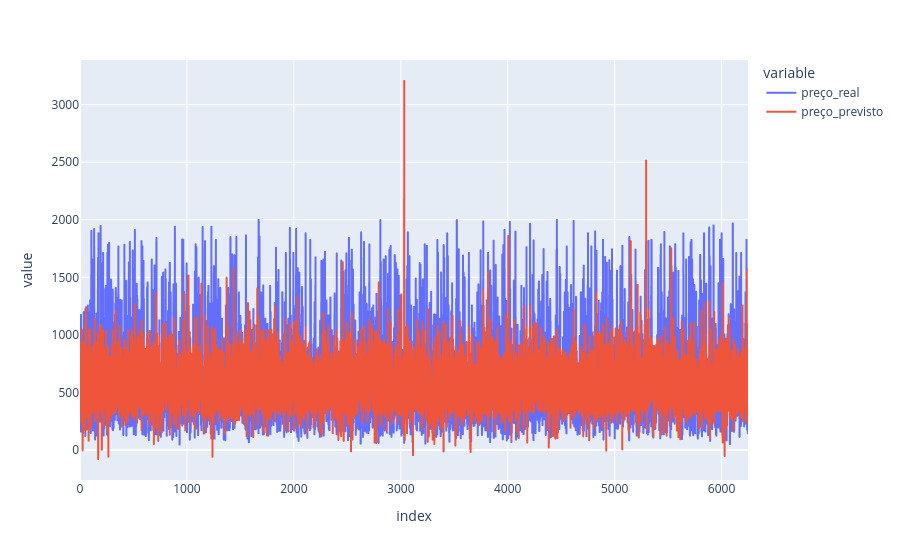

The code cell stored with this chart in its notebook:
### Code cell
df_lasso = pd.DataFrame({
    'id_imovel': X_test['id'],       # Busca o ID original que ficou de fora do treino
    'preço_real': y_test,             # A nota real (Target)
    'preço_previsto': y_pred_lasso      # A nota que a árvore calculou
})
df_lasso.reset_index(drop=True, inplace=True)
df_lasso['erro'] = (df_lasso['preço_real'] - df_lasso['preço_previsto']).abs() / df_lasso['preço_real'] 


fig = px.line(df_lasso, y=['preço_real', 'preço_previsto'])
fig.show()
print(df_lasso[df_lasso['erro'] >=0.1].head())

### Figure 1 — Plotly figure (JSON) as saved in the notebook; plotly's stock layout.template omitted (floating-point values rounded to 4 significant figures; data arrays with more than 128 entries replaced by an {"elided": "..."} marker saying what was removed)
{"data": [{"hovertemplate": "variable=preço_real<br>index=%{x}<br>value=%{y}<extra></extra>", "legendgroup": "preço_real", "line": {"color": "#636efa", "dash": "solid"}, "marker": {"symbol": "circle"}, "mode": "lines", "name": "preço_real", "showlegend": true, "type": "scattergl", "x": {"elided": "6248 int values"}, "xaxis": "x", "y": {"elided": "6248 float values"}, "yaxis": "y"}, {"hovertemplate": "variable=preço_previsto<br>index=%{x}<br>value=%{y}<extra></extra>", "legendgroup": "preço_previsto", "line": {"color": "#EF553B", "dash": "solid"}, "marker": {"symbol": "circle"}, "mode": "lines", "name": "preço_previsto", "showlegend": true, "type": "scattergl", "x": {"elided": "6248 int values"}, "xaxis": "x", "y": {"elided": "6248 float values"}, "yaxis": "y"}], "layout": {"legend": {"title": {"text": "variable"}, "tracegroupgap": 0}, "margin": {"t": 60}, "xaxis": {"anchor": "y", "domain": [0, 1], "title": {"text": "index"}}, "yaxis": {"anchor": "x", "domain": [0, 1], "title": {"text": "value"}}}}
